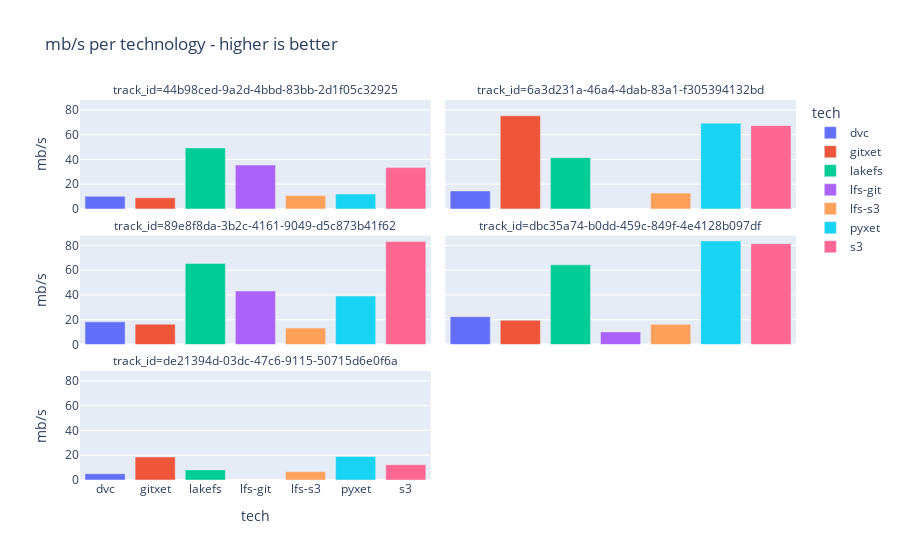

Notebook code for this chart:
### Markdown cell above
# Summary

### Code cell
gb = df[['time','tech','track_id','mb/s']].groupby(['tech','track_id'])[['time','mb/s']].mean().reset_index()
fig = px.bar(gb, x='tech', 
             y='mb/s', 
             color='tech', 
             title='mb/s per technology - higher is better', 
             facet_col='track_id', 
             facet_col_wrap=2)
fig. show ()

### Figure 1 — Plotly figure (JSON) as saved in the notebook; plotly's stock layout.template omitted (floating-point values rounded to 4 significant figures)
{"data": [{"alignmentgroup": "True", "hovertemplate": "tech=%{x}<br>track_id=44b98ced-9a2d-4bbd-83bb-2d1f05c32925<br>mb/s=%{y}<extra></extra>", "legendgroup": "dvc", "marker": {"color": "#636efa", "pattern": {"shape": ""}}, "name": "dvc", "offsetgroup": "dvc", "orientation": "v", "showlegend": true, "textposition": "auto", "type": "bar", "x": ["dvc"], "xaxis": "x5", "y": [10.14], "yaxis": "y5"}, {"alignmentgroup": "True", "hovertemplate": "tech=%{x}<br>track_id=6a3d231a-46a4-4dab-83a1-f305394132bd<br>mb/s=%{y}<extra></extra>", "legendgroup": "dvc", "marker": {"color": "#636efa", "pattern": {"shape": ""}}, "name": "dvc", "offsetgroup": "dvc", "orientation": "v", "showlegend": false, "textposition": "auto", "type": "bar", "x": ["dvc"], "xaxis": "x6", "y": [14.5], "yaxis": "y6"}, {"alignmentgroup": "True", "hovertemplate": "tech=%{x}<br>track_id=89e8f8da-3b2c-4161-9049-d5c873b41f62<br>mb/s=%{y}<extra></extra>", "legendgroup": "dvc", "marker": {"color": "#636efa", "pattern": {"shape": ""}}, "name": "dvc", "offsetgroup": "dvc", "orientation": "v", "showlegend": false, "textposition": "auto", "type": "bar", "x": ["dvc"], "xaxis": "x3", "y": [18.25], "yaxis": "y3"}, {"alignmentgroup": "True", "hovertemplate": "tech=%{x}<br>track_id=dbc35a74-b0dd-459c-849f-4e4128b097df<br>mb/s=%{y}<extra></extra>", "legendgroup": "dvc", "marker": {"color": "#636efa", "pattern": {"shape": ""}}, "name": "dvc", "offsetgroup": "dvc", "orientation": "v", "showlegend": false, "textposition": "auto", "type": "bar", "x": ["dvc"], "xaxis": "x4", "y": [22.45], "yaxis": "y4"}, {"alignmentgroup": "True", "hovertemplate": "tech=%{x}<br>track_id=de21394d-03dc-47c6-9115-50715d6e0f6a<br>mb/s=%{y}<extra></extra>", "legendgroup": "dvc", "marker": {"color": "#636efa", "pattern": {"shape": ""}}, "name": "dvc", "offsetgroup": "dvc", "orientation": "v", "showlegend": false, "textposition": "auto", "type": "bar", "x": ["dvc"], "xaxis": "x", "y": [5.091], "yaxis": "y"}, {"alignmentgroup": "True", "hovertemplate": "tech=%{x}<br>track_id=44b98ced-9a2d-4bbd-83bb-2d1f05c32925<br>mb/s=%{y}<extra></extra>", "legendgroup": "gitxet", "marker": {"color": "#EF553B", "pattern": {"shape": ""}}, "name": "gitxet", "offsetgroup": "gitxet", "orientation": "v", "showlegend": true, "textposition": "auto", "type": "bar", "x": ["gitxet"], "xaxis": "x5", "y": [8.96], "yaxis": "y5"}, {"alignmentgroup": "True", "hovertemplate": "tech=%{x}<br>track_id=6a3d231a-46a4-4dab-83a1-f305394132bd<br>mb/s=%{y}<extra></extra>", "legendgroup": "gitxet", "marker": {"color": "#EF553B", "pattern": {"shape": ""}}, "name": "gitxet", "offsetgroup": "gitxet", "orientation": "v", "showlegend": false, "textposition": "auto", "type": "bar", "x": ["gitxet"], "xaxis": "x6", "y": [75.22], "yaxis": "y6"}, {"alignmentgroup": "True", "hovertemplate": "tech=%{x}<br>track_id=89e8f8da-3b2c-4161-9049-d5c873b41f62<br>mb/s=%{y}<extra></extra>", "legendgroup": "gitxet", "marker": {"color": "#EF553B", "pattern": {"shape": ""}}, "name": "gitxet", "offsetgroup": "gitxet", "orientation": "v", "showlegend": false, "textposition": "auto", "type": "bar", "x": ["gitxet"], "xaxis": "x3", "y": [16.4], "yaxis": "y3"}, {"alignmentgroup": "True", "hovertemplate": "tech=%{x}<br>track_id=dbc35a74-b0dd-459c-849f-4e4128b097df<br>mb/s=%{y}<extra></extra>", "legendgroup": "gitxet", "marker": {"color": "#EF553B", "pattern": {"shape": ""}}, "name": "gitxet", "offsetgroup": "gitxet", "orientation": "v", "showlegend": false, "textposition": "auto", "type": "bar", "x": ["gitxet"], "xaxis": "x4", "y": [19.53], "yaxis": "y4"}, {"alignmentgroup": "True", "hovertemplate": "tech=%{x}<br>track_id=de21394d-03dc-47c6-9115-50715d6e0f6a<br>mb/s=%{y}<extra></extra>", "legendgroup": "gitxet", "marker": {"color": "#EF553B", "pattern": {"shape": ""}}, "name": "gitxet", "offsetgroup": "gitxet", "orientation": "v", "showlegend": false, "textposition": "auto", "type": "bar", "x": ["gitxet"], "xaxis": "x", "y": [18.6], "yaxis": "y"}, {"alignmentgroup": "True", "hovertemplate": "tech=%{x}<br>track_id=44b98ced-9a2d-4bbd-83bb-2d1f05c32925<br>mb/s=%{y}<extra></extra>", "legendgroup": "lakefs", "marker": {"color": "#00cc96", "pattern": {"shape": ""}}, "name": "lakefs", "offsetgroup": "lakefs", "orientation": "v", "showlegend": true, "textposition": "auto", "type": "bar", "x": ["lakefs"], "xaxis": "x5", "y": [49.22], "yaxis": "y5"}, {"alignmentgroup": "True", "hovertemplate": "tech=%{x}<br>track_id=6a3d231a-46a4-4dab-83a1-f305394132bd<br>mb/s=%{y}<extra></extra>", "legendgroup": "lakefs", "marker": {"color": "#00cc96", "pattern": {"shape": ""}}, "name": "lakefs", "offsetgroup": "lakefs", "orientation": "v", "showlegend": false, "textposition": "auto", "type": "bar", "x": ["lakefs"], "xaxis": "x6", "y": [41.4], "yaxis": "y6"}, {"alignmentgroup": "True", "hovertemplate": "tech=%{x}<br>track_id=89e8f8da-3b2c-4161-9049-d5c873b41f62<br>mb/s=%{y}<extra></extra>", "legendgroup": "lakefs", "marker": {"color": "#00cc96", "pattern": {"shape": ""}}, "name": "lakefs", "offsetgroup": "lakefs", "orientation": "v", "showlegend": false, "textposition": "auto", "type": "bar", "x": ["lakefs"], "xaxis": "x3", "y": [65.38], "yaxis": "y3"}, {"alignmentgroup": "True", "hovertemplate": "tech=%{x}<br>track_id=dbc35a74-b0dd-459c-849f-4e4128b097df<br>mb/s=%{y}<extra></extra>", "legendgroup": "lakefs", "marker": {"color": "#00cc96", "pattern": {"shape": ""}}, "name": "lakefs", "offsetgroup": "lakefs", "orientation": "v", "showlegend": false, "textposition": "auto", "type": "bar", "x": ["lakefs"], "xaxis": "x4", "y": [64.3], "yaxis": "y4"}, {"alignmentgroup": "True", "hovertemplate": "tech=%{x}<br>track_id=de21394d-03dc-47c6-9115-50715d6e0f6a<br>mb/s=%{y}<extra></extra>", "legendgroup": "lakefs", "marker": {"color": "#00cc96", "pattern": {"shape": ""}}, "name": "lakefs", "offsetgroup": "lakefs", "orientation": "v", "showlegend": false, "textposition": "auto", "type": "bar", "x": ["lakefs"], "xaxis": "x", "y": [8.141], "yaxis": "y"}, {"alignmentgroup": "True", "hovertemplate": "tech=%{x}<br>track_id=44b98ced-9a2d-4bbd-83bb-2d1f05c32925<br>mb/s=%{y}<extra></extra>", "legendgroup": "lfs-git", "marker": {"color": "#ab63fa", "pattern": {"shape": ""}}, "name": "lfs-git", "offsetgroup": "lfs-git", "orientation": "v", "showlegend": true, "textposition": "auto", "type": "bar", "x": ["lfs-git"], "xaxis": "x5", "y": [35.46], "yaxis": "y5"}, {"alignmentgroup": "True", "hovertemplate": "tech=%{x}<br>track_id=89e8f8da-3b2c-4161-9049-d5c873b41f62<br>mb/s=%{y}<extra></extra>", "legendgroup": "lfs-git", "marker": {"color": "#ab63fa", "pattern": {"shape": ""}}, "name": "lfs-git", "offsetgroup": "lfs-git", "orientation": "v", "showlegend": false, "textposition": "auto", "type": "bar", "x": ["lfs-git"], "xaxis": "x3", "y": [43.14], "yaxis": "y3"}, {"alignmentgroup": "True", "hovertemplate": "tech=%{x}<br>track_id=dbc35a74-b0dd-459c-849f-4e4128b097df<br>mb/s=%{y}<extra></extra>", "legendgroup": "lfs-git", "marker": {"color": "#ab63fa", "pattern": {"shape": ""}}, "name": "lfs-git", "offsetgroup": "lfs-git", "orientation": "v", "showlegend": false, "textposition": "auto", "type": "bar", "x": ["lfs-git"], "xaxis": "x4", "y": [10.16], "yaxis": "y4"}, {"alignmentgroup": "True", "hovertemplate": "tech=%{x}<br>track_id=44b98ced-9a2d-4bbd-83bb-2d1f05c32925<br>mb/s=%{y}<extra></extra>", "legendgroup": "lfs-s3", "marker": {"color": "#FFA15A", "pattern": {"shape": ""}}, "name": "lfs-s3", "offsetgroup": "lfs-s3", "orientation": "v", "showlegend": true, "textposition": "auto", "type": "bar", "x": ["lfs-s3"], "xaxis": "x5", "y": [10.78], "yaxis": "y5"}, {"alignmentgroup": "True", "hovertemplate": "tech=%{x}<br>track_id=6a3d231a-46a4-4dab-83a1-f305394132bd<br>mb/s=%{y}<extra></extra>", "legendgroup": "lfs-s3", "marker": {"color": "#FFA15A", "pattern": {"shape": ""}}, "name": "lfs-s3", "offsetgroup": "lfs-s3", "orientation": "v", "showlegend": false, "textposition": "auto", "type": "bar", "x": ["lfs-s3"], "xaxis": "x6", "y": [12.79], "yaxis": "y6"}, {"alignmentgroup": "True", "hovertemplate": "tech=%{x}<br>track_id=89e8f8da-3b2c-4161-9049-d5c873b41f62<br>mb/s=%{y}<extra></extra>", "legendgroup": "lfs-s3", "marker": {"color": "#FFA15A", "pattern": {"shape": ""}}, "name": "lfs-s3", "offsetgroup": "lfs-s3", "orientation": "v", "showlegend": false, "textposition": "auto", "type": "bar", "x": ["lfs-s3"], "xaxis": "x3", "y": [13.25], "yaxis": "y3"}, {"alignmentgroup": "True", "hovertemplate": "tech=%{x}<br>track_id=dbc35a74-b0dd-459c-849f-4e4128b097df<br>mb/s=%{y}<extra></extra>", "legendgroup": "lfs-s3", "marker": {"color": "#FFA15A", "pattern": {"shape": ""}}, "name": "lfs-s3", "offsetgroup": "lfs-s3", "orientation": "v", "showlegend": false, "textposition": "auto", "type": "bar", "x": ["lfs-s3"], "xaxis": "x4", "y": [16.26], "yaxis": "y4"}, {"alignmentgroup": "True", "hovertemplate": "tech=%{x}<br>track_id=de21394d-03dc-47c6-9115-50715d6e0f6a<br>mb/s=%{y}<extra></extra>", "legendgroup": "lfs-s3", "marker": {"color": "#FFA15A", "pattern": {"shape": ""}}, "name": "lfs-s3", "offsetgroup": "lfs-s3", "orientation": "v", "showlegend": false, "textposition": "auto", "type": "bar", "x": ["lfs-s3"], "xaxis": "x", "y": [6.666], "yaxis": "y"}, {"alignmentgroup": "True", "hovertemplate": "tech=%{x}<br>track_id=44b98ced-9a2d-4bbd-83bb-2d1f05c32925<br>mb/s=%{y}<extra></extra>", "legendgroup": "pyxet", "marker": {"color": "#19d3f3", "pattern": {"shape": ""}}, "name": "pyxet", "offsetgroup": "pyxet", "orientation": "v", "showlegend": true, "textposition": "auto", "type": "bar", "x": ["pyxet"], "xaxis": "x5", "y": [12.05], "yaxis": "y5"}, {"alignmentgroup": "True", "hovertemplate": "tech=%{x}<br>track_id=6a3d231a-46a4-4dab-83a1-f305394132bd<br>mb/s=%{y}<extra></extra>", "legendgroup": "pyxet", "marker": {"color": "#19d3f3", "pattern": {"shape": ""}}, "name": "pyxet", "offsetgroup": "pyxet", "orientation": "v", "showlegend": false, "textposition": "auto", "type": "bar", "x": ["pyxet"], "xaxis": "x6", "y": [69.26], "yaxis": "y6"}, {"alignmentgroup": "True", "hovertemplate": "tech=%{x}<br>track_id=89e8f8da-3b2c-4161-9049-d5c873b41f62<br>mb/s=%{y}<extra></extra>", "legendgroup": "pyxet", "marker": {"color": "#19d3f3", "pattern": {"shape": ""}}, "name": "pyxet", "offsetgroup": "pyxet", "orientation": "v", "showlegend": false, "textposition": "auto", "type": "bar", "x": ["pyxet"], "xaxis": "x3", "y": [39.11], "yaxis": "y3"}, {"alignmentgroup": "True", "hovertemplate": "tech=%{x}<br>track_id=dbc35a74-b0dd-459c-849f-4e4128b097df<br>mb/s=%{y}<extra></extra>", "legendgroup": "pyxet", "marker": {"color": "#19d3f3", "pattern": {"shape": ""}}, "name": "pyxet", "offsetgroup": "pyxet", "orientation": "v", "showlegend": false, "textposition": "auto", "type": "bar", "x": ["pyxet"], "xaxis": "x4", "y": [83.57], "yaxis": "y4"}, {"alignmentgroup": "True", "hovertemplate": "tech=%{x}<br>track_id=de21394d-03dc-47c6-9115-50715d6e0f6a<br>mb/s=%{y}<extra></extra>", "legendgroup": "pyxet", "marker": {"color": "#19d3f3", "pattern": {"shape": ""}}, "name": "pyxet", "offsetgroup": "pyxet", "orientation": "v", "showlegend": false, "textposition": "auto", "type": "bar", "x": ["pyxet"], "xaxis": "x", "y": [18.97], "yaxis": "y"}, {"alignmentgroup": "True", "hovertemplate": "tech=%{x}<br>track_id=44b98ced-9a2d-4bbd-83bb-2d1f05c32925<br>mb/s=%{y}<extra></extra>", "legendgroup": "s3", "marker": {"color": "#FF6692", "pattern": {"shape": ""}}, "name": "s3", "offsetgroup": "s3", "orientation": "v", "showlegend": true, "textposition": "auto", "type": "bar", "x": ["s3"], "xaxis": "x5", "y": [33.37], "yaxis": "y5"}, {"alignmentgroup": "True", "hovertemplate": "tech=%{x}<br>track_id=6a3d231a-46a4-4dab-83a1-f305394132bd<br>mb/s=%{y}<extra></extra>", "legendgroup": "s3", "marker": {"color": "#FF6692", "pattern": {"shape": ""}}, "name": "s3", "offsetgroup": "s3", "orientation": "v", "showlegend": false, "textposition": "auto", "type": "bar", "x": ["s3"], "xaxis": "x6", "y": [67.24], "yaxis": "y6"}, {"alignmentgroup": "True", "hovertemplate": "tech=%{x}<br>track_id=89e8f8da-3b2c-4161-9049-d5c873b41f62<br>mb/s=%{y}<extra></extra>", "legendgroup": "s3", "marker": {"color": "#FF6692", "pattern": {"shape": ""}}, "name": "s3", "offsetgroup": "s3", "orientation": "v", "showlegend": false, "textposition": "auto", "type": "bar", "x": ["s3"], "xaxis": "x3", "y": [83.08], "yaxis": "y3"}, {"alignmentgroup": "True", "hovertemplate": "tech=%{x}<br>track_id=dbc35a74-b0dd-459c-849f-4e4128b097df<br>mb/s=%{y}<extra></extra>", "legendgroup": "s3", "marker": {"color": "#FF6692", "pattern": {"shape": ""}}, "name": "s3", "offsetgroup": "s3", "orientation": "v", "showlegend": false, "textposition": "auto", "type": "bar", "x": ["s3"], "xaxis": "x4", "y": [81.4], "yaxis": "y4"}, {"alignmentgroup": "True", "hovertemplate": "tech=%{x}<br>track_id=de21394d-03dc-47c6-9115-50715d6e0f6a<br>mb/s=%{y}<extra></extra>", "legendgroup": "s3", "marker": {"color": "#FF6692", "pattern": {"shape": ""}}, "name": "s3", "offsetgroup": "s3", "orientation": "v", "showlegend": false, "textposition": "auto", "type": "bar", "x": ["s3"], "xaxis": "x", "y": [12.33], "yaxis": "y"}], "layout": {"annotations": [{"font": {}, "showarrow": false, "text": "track_id=de21394d-03dc-47c6-9115-50715d6e0f6a", "x": 0.245, "xanchor": "center", "xref": "paper", "y": 0.2867, "yanchor": "bottom", "yref": "paper"}, {"font": {}, "showarrow": false, "text": "track_id=89e8f8da-3b2c-4161-9049-d5c873b41f62", "x": 0.245, "xanchor": "center", "xref": "paper", "y": 0.6433, "yanchor": "bottom", "yref": "paper"}, {"font": {}, "showarrow": false, "text": "track_id=dbc35a74-b0dd-459c-849f-4e4128b097df", "x": 0.755, "xanchor": "center", "xref": "paper", "y": 0.6433, "yanchor": "bottom", "yref": "paper"}, {"font": {}, "showarrow": false, "text": "track_id=44b98ced-9a2d-4bbd-83bb-2d1f05c32925", "x": 0.245, "xanchor": "center", "xref": "paper", "y": 1.0, "yanchor": "bottom", "yref": "paper"}, {"font": {}, "showarrow": false, "text": "track_id=6a3d231a-46a4-4dab-83a1-f305394132bd", "x": 0.755, "xanchor": "center", "xref": "paper", "y": 1.0, "yanchor": "bottom", "yref": "paper"}], "barmode": "relative", "legend": {"title": {"text": "tech"}, "tracegroupgap": 0}, "title": {"text": "mb/s per technology - higher is better"}, "xaxis": {"anchor": "y", "categoryarray": ["dvc", "gitxet", "lakefs", "lfs-git", "lfs-s3", "pyxet", "s3"], "categoryorder": "array", "domain": [0, 0.49], "title": {"text": "tech"}}, "xaxis2": {"anchor": "y2", "categoryarray": ["dvc", "gitxet", "lakefs", "lfs-git", "lfs-s3", "pyxet", "s3"], "categoryorder": "array", "domain": [0.51, 1], "matches": "x", "title": {"text": "tech"}}, "xaxis3": {"anchor": "y3", "domain": [0, 0.49], "matches": "x", "showticklabels": false}, "xaxis4": {"anchor": "y4", "domain": [0.51, 1], "matches": "x", "showticklabels": false}, "xaxis5": {"anchor": "y5", "domain": [0, 0.49], "matches": "x", "showticklabels": false}, "xaxis6": {"anchor": "y6", "domain": [0.51, 1], "matches": "x", "showticklabels": false}, "yaxis": {"anchor": "x", "domain": [0, 0.2867], "title": {"text": "mb/s"}}, "yaxis2": {"anchor": "x2", "domain": [0, 0.2867], "matches": "y", "showticklabels": false}, "yaxis3": {"anchor": "x3", "domain": [0.3567, 0.6433], "matches": "y", "title": {"text": "mb/s"}}, "yaxis4": {"anchor": "x4", "domain": [0.3567, 0.6433], "matches": "y", "showticklabels": false}, "yaxis5": {"anchor": "x5", "domain": [0.7133, 1.0], "matches": "y", "title": {"text": "mb/s"}}, "yaxis6": {"anchor": "x6", "domain": [0.7133, 1.0], "matches": "y", "showticklabels": false}}}
